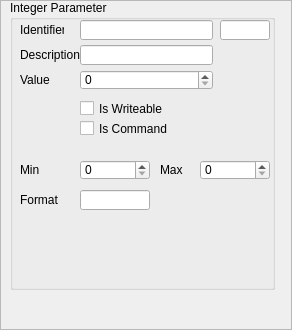
<?xml version="1.0" encoding="UTF-8"?>
<ui version="4.0">
 <class>IntParameterView</class>
 <widget class="QFrame" name="IntParameterView">
  <property name="geometry">
   <rect>
    <x>0</x>
    <y>0</y>
    <width>292</width>
    <height>330</height>
   </rect>
  </property>
  <property name="windowTitle">
   <string>Frame</string>
  </property>
  <property name="frameShape">
   <enum>QFrame::StyledPanel</enum>
  </property>
  <property name="frameShadow">
   <enum>QFrame::Raised</enum>
  </property>
  <widget class="QGroupBox" name="groupBox">
   <property name="geometry">
    <rect>
     <x>10</x>
     <y>0</y>
     <width>265</width>
     <height>290</height>
    </rect>
   </property>
   <property name="title">
    <string>Integer Parameter</string>
   </property>
   <property name="flat">
    <bool>false</bool>
   </property>
   <widget class="QLineEdit" name="numberText">
    <property name="geometry">
     <rect>
      <x>210</x>
      <y>20</y>
      <width>50</width>
      <height>20</height>
     </rect>
    </property>
    <property name="readOnly">
     <bool>true</bool>
    </property>
   </widget>
   <widget class="QLineEdit" name="descriptionText">
    <property name="geometry">
     <rect>
      <x>70</x>
      <y>45</y>
      <width>133</width>
      <height>20</height>
     </rect>
    </property>
    <property name="readOnly">
     <bool>false</bool>
    </property>
   </widget>
   <widget class="QLabel" name="label_2">
    <property name="geometry">
     <rect>
      <x>10</x>
      <y>45</y>
      <width>61</width>
      <height>20</height>
     </rect>
    </property>
    <property name="text">
     <string>Description</string>
    </property>
   </widget>
   <widget class="QLineEdit" name="identifierText">
    <property name="geometry">
     <rect>
      <x>70</x>
      <y>20</y>
      <width>133</width>
      <height>20</height>
     </rect>
    </property>
    <property name="readOnly">
     <bool>true</bool>
    </property>
   </widget>
   <widget class="QLabel" name="label">
    <property name="geometry">
     <rect>
      <x>10</x>
      <y>20</y>
      <width>44</width>
      <height>20</height>
     </rect>
    </property>
    <property name="text">
     <string>Identifier</string>
    </property>
   </widget>
   <widget class="QCheckBox" name="isWriteableBox">
    <property name="geometry">
     <rect>
      <x>70</x>
      <y>100</y>
      <width>131</width>
      <height>17</height>
     </rect>
    </property>
    <property name="text">
     <string>Is Writeable</string>
    </property>
   </widget>
   <widget class="QCheckBox" name="isCommandCheckBox">
    <property name="geometry">
     <rect>
      <x>70</x>
      <y>120</y>
      <width>131</width>
      <height>17</height>
     </rect>
    </property>
    <property name="text">
     <string>Is Command</string>
    </property>
   </widget>
   <widget class="QLabel" name="label_4">
    <property name="geometry">
     <rect>
      <x>10</x>
      <y>160</y>
      <width>40</width>
      <height>20</height>
     </rect>
    </property>
    <property name="text">
     <string>Min</string>
    </property>
   </widget>
   <widget class="QLabel" name="label_5">
    <property name="geometry">
     <rect>
      <x>150</x>
      <y>160</y>
      <width>31</width>
      <height>20</height>
     </rect>
    </property>
    <property name="text">
     <string>Max</string>
    </property>
   </widget>
   <widget class="QLabel" name="label_6">
    <property name="geometry">
     <rect>
      <x>10</x>
      <y>70</y>
      <width>51</width>
      <height>20</height>
     </rect>
    </property>
    <property name="text">
     <string>Value</string>
    </property>
   </widget>
   <widget class="QSpinBox" name="valueBox">
    <property name="geometry">
     <rect>
      <x>70</x>
      <y>70</y>
      <width>133</width>
      <height>20</height>
     </rect>
    </property>
   </widget>
   <widget class="QSpinBox" name="minBox">
    <property name="geometry">
     <rect>
      <x>70</x>
      <y>160</y>
      <width>70</width>
      <height>20</height>
     </rect>
    </property>
   </widget>
   <widget class="QSpinBox" name="maxBox">
    <property name="geometry">
     <rect>
      <x>190</x>
      <y>160</y>
      <width>70</width>
      <height>20</height>
     </rect>
    </property>
   </widget>
   <widget class="QLabel" name="label_7">
    <property name="geometry">
     <rect>
      <x>10</x>
      <y>190</y>
      <width>51</width>
      <height>20</height>
     </rect>
    </property>
    <property name="text">
     <string>Format</string>
    </property>
   </widget>
   <widget class="QLineEdit" name="formatText">
    <property name="geometry">
     <rect>
      <x>70</x>
      <y>190</y>
      <width>70</width>
      <height>20</height>
     </rect>
    </property>
    <property name="readOnly">
     <bool>true</bool>
    </property>
   </widget>
  </widget>
 </widget>
 <resources/>
 <connections>
  <connection>
   <sender>minBox</sender>
   <signal>editingFinished()</signal>
   <receiver>IntParameterView</receiver>
   <slot>updateEntityMin()</slot>
   <hints>
    <hint type="sourcelabel">
     <x>115</x>
     <y>190</y>
    </hint>
    <hint type="destinationlabel">
     <x>184</x>
     <y>149</y>
    </hint>
   </hints>
  </connection>
  <connection>
   <sender>maxBox</sender>
   <signal>editingFinished()</signal>
   <receiver>IntParameterView</receiver>
   <slot>updateEntityMax()</slot>
   <hints>
    <hint type="sourcelabel">
     <x>275</x>
     <y>190</y>
    </hint>
    <hint type="destinationlabel">
     <x>184</x>
     <y>149</y>
    </hint>
   </hints>
  </connection>
  <connection>
   <sender>valueBox</sender>
   <signal>editingFinished()</signal>
   <receiver>IntParameterView</receiver>
   <slot>updateEntityValue()</slot>
   <hints>
    <hint type="sourcelabel">
     <x>115</x>
     <y>160</y>
    </hint>
    <hint type="destinationlabel">
     <x>184</x>
     <y>149</y>
    </hint>
   </hints>
  </connection>
  <connection>
   <sender>formatText</sender>
   <signal>editingFinished()</signal>
   <receiver>IntParameterView</receiver>
   <slot>updateEntityFormat()</slot>
   <hints>
    <hint type="sourcelabel">
     <x>275</x>
     <y>159</y>
    </hint>
    <hint type="destinationlabel">
     <x>184</x>
     <y>149</y>
    </hint>
   </hints>
  </connection>
  <connection>
   <sender>isCommandCheckBox</sender>
   <signal>clicked()</signal>
   <receiver>IntParameterView</receiver>
   <slot>updateEntityIsCommand()</slot>
   <hints>
    <hint type="sourcelabel">
     <x>145</x>
     <y>108</y>
    </hint>
    <hint type="destinationlabel">
     <x>184</x>
     <y>149</y>
    </hint>
   </hints>
  </connection>
  <connection>
   <sender>isWriteableBox</sender>
   <signal>clicked()</signal>
   <receiver>IntParameterView</receiver>
   <slot>updateEntityIsWriteable()</slot>
   <hints>
    <hint type="sourcelabel">
     <x>145</x>
     <y>88</y>
    </hint>
    <hint type="destinationlabel">
     <x>184</x>
     <y>149</y>
    </hint>
   </hints>
  </connection>
  <connection>
   <sender>descriptionText</sender>
   <signal>editingFinished()</signal>
   <receiver>IntParameterView</receiver>
   <slot>updateEntityDescription()</slot>
   <hints>
    <hint type="sourcelabel">
     <x>143</x>
     <y>55</y>
    </hint>
    <hint type="destinationlabel">
     <x>184</x>
     <y>149</y>
    </hint>
   </hints>
  </connection>
 </connections>
 <slots>
  <slot>updateUi()</slot>
  <slot>updateEntityDescription()</slot>
  <slot>updateEntityValue()</slot>
  <slot>updateEntityMin()</slot>
  <slot>updateEntityMax()</slot>
  <slot>updateEntityIsWriteable()</slot>
  <slot>updateEntityIsCommand()</slot>
  <slot>updateEntityFormat()</slot>
 </slots>
</ui>
